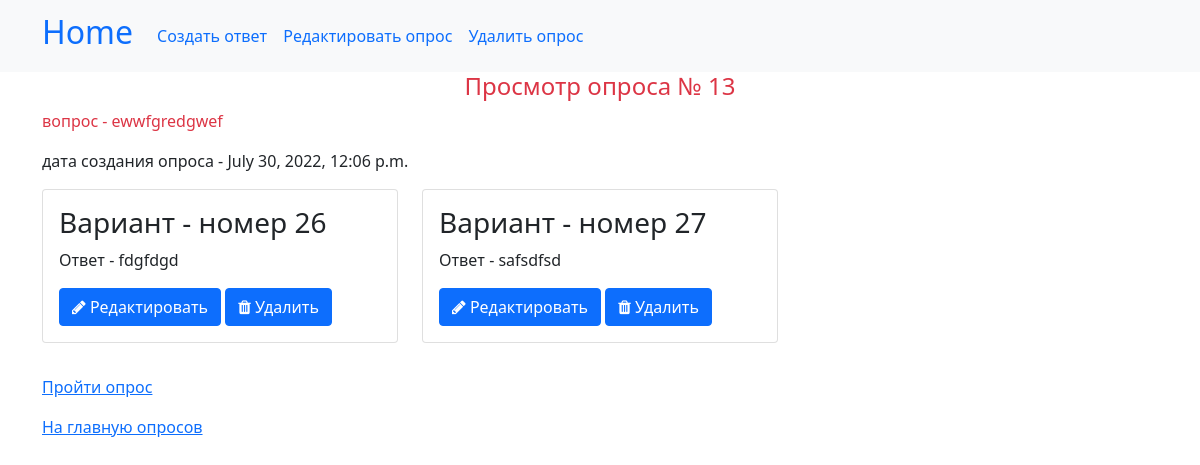
The app's page /polls/13/view with its own data.
### interview/models.py (models this page shows, shortened)
class BaseModel(models.Model):
    created_at = models.DateTimeField(auto_now_add=True, verbose_name="Дата и время создания")
    class Meta:
        abstract=True

class Poll(BaseModel):
    question = models.TextField(max_length=500, null=False, blank=False, verbose_name="Вопрос")
    class Meta:
        db_table = "questions"
        verbose_name = "Вопрос"
        verbose_name_plural = "Вопросы"

class Choice(models.Model):
    variant = models.TextField(max_length=1000, null=False, blank=False, verbose_name="Текст варианта")
    poll = models.ForeignKey("interview.Poll", on_delete=models.CASCADE, related_name="polls",
                                     verbose_name="Опрос",)
    class Meta:
        db_table = "variant"
        verbose_name = "Вариант"
        verbose_name_plural = "Варианты"

### interview/views/qu_views.py (the view)
# urls.py: path('polls/<int:pk>/view', PollView.as_view(), name="poll-view"),
class PollView(DetailView):
    template_name = "questions/poll.html"
    model = Poll

### interview/templates/questions/poll.html (shortened to what this page needs)
{% extends "base.html" %}
{% load static %}
{% block nav %}
        <a class="nav-link" href="{% url "a-create" poll.pk%}">Создать ответ</a>
        <a class="nav-link" href="{% url "poll-update" poll.pk %}">Редактировать опрос</a>
        <a class="nav-link" href="{% url "poll-delete" poll.pk %}">Удалить опрос</a>
{% endblock %}
{% block content %}
<h4 class="text-danger text-center">Просмотр опроса № {{ poll.id }}</h4>
    <p class="text-danger">вопрос - {{ poll.question }}</p>
    <p>дата создания опроса - {{ poll.created_at }}</p>
   <div class="row">
        {% for poll in poll.polls.all %}
            <div class="col-12 col-md-6 col-lg-4">
                <div class="card mb-3">
                    <div class="card-body">
                        <h3>Вариант - номер {{ poll.id }} </h3>
                        <p>Ответ - {{ poll.variant }}</p>
                        <a class="btn btn btn-primary" href="{% url "a-update" poll.pk %}" role="button"><i class="fa fa-pencil"></i> Редактировать</a>
                   <a class="btn btn btn-primary" href="{% url "a-delete" poll.pk%}" role="button"><i class="fa fa-trash"></i> Удалить</a>
                    </div>
                </div>
            </div>
        {% endfor %}
    </div>
<p><a href="{% url "answering"%}">Пройти опрос</a></p>
<a href="{% url "polls" %}">На главную опросов</a>
{% endblock %}

### records on screen
Poll: id "13", question "ewwfgredgwef", created_at "July 30, 2022, 12:06 p.m."
Choice: id "26", variant "fdgfdgd"
Choice: id "27", variant "safsdfsd"
